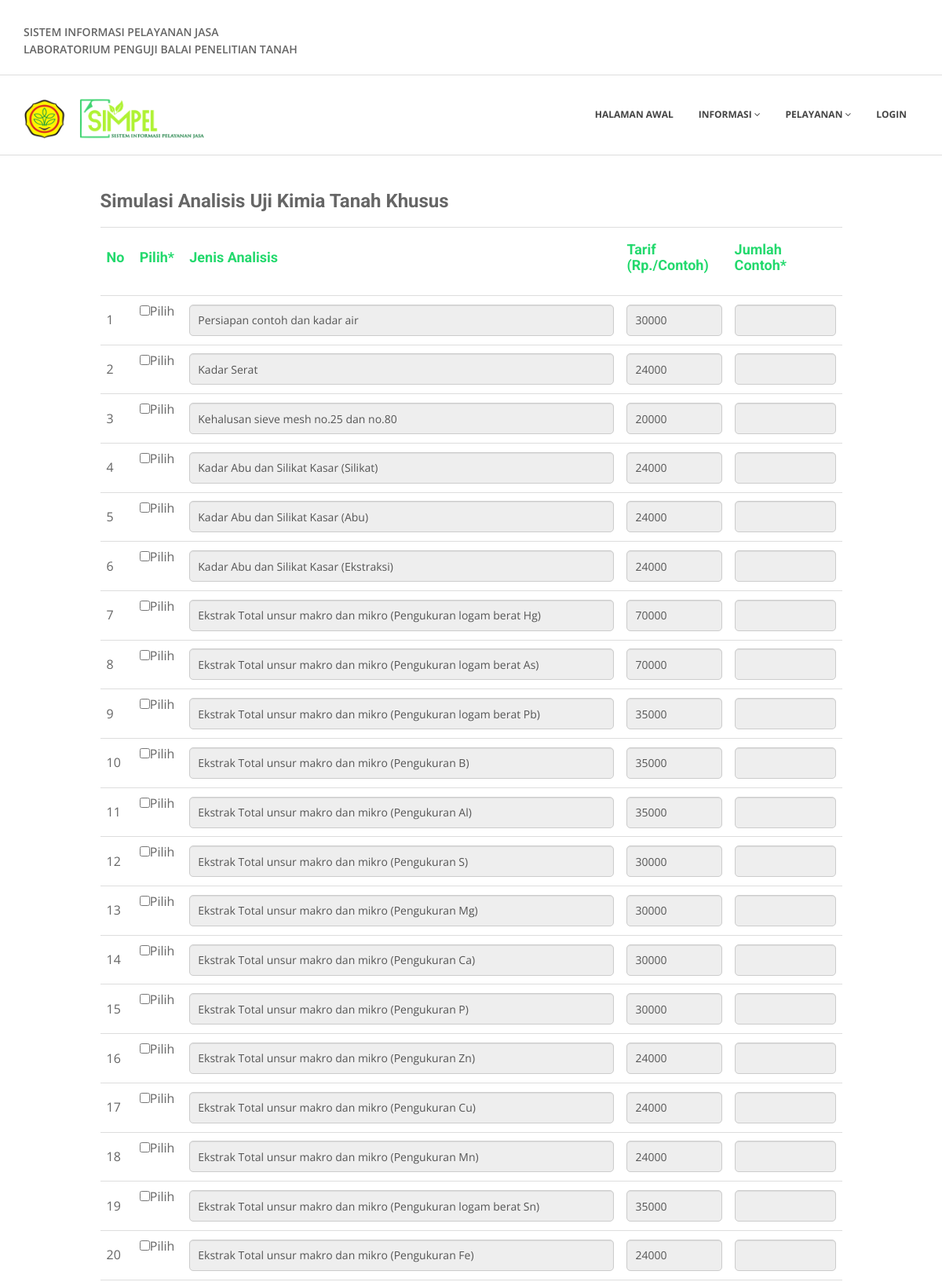
Page /user/index.php?view=simulasi-kimia-anorganik (upper part) on the committed database.
### tables this page shows
CREATE TABLE `pertanyaan` (
  `kode_pertanyaan` varchar(10) NOT NULL,
  `kode_analisis` varchar(10) NOT NULL,
  `isi_pertanyaan` text NOT NULL,
  `tarif` double NOT NULL,
  `kelompok` varchar(10) NOT NULL
);

### user/simulasi/simulasikimiaanorganik.php (the view, shortened to what this page needs)
<div class="container">
	<div class="row">
		<div class="col-xs-10 col-md-10 col-md-offset-1">
			<h3>Simulasi Analisis Uji Kimia Tanah Khusus</h3>
				<div class="row">
					<div class="col-lg-12">
						<checkbox name="pertanyaan" value="">
						<table class="table" width="1000px" cellpadding="2"  cellspacing="3" align="center">
							<tr>
								<td width="2%"><h4> <font color="#23d96d">  No </font></h4></td>
								<td width="2%"><h4> <font color="#23d96d">  Pilih* </font></h4></td>
								<td width="50%"><h4> <font color="#23d96d">  Jenis Analisis </font></h4></td>
								<td width="10%"><h4> <font color="#23d96d">  Tarif (Rp./Contoh) </font></h4></td>
								<td width="13%"><h4> <font color="#23d96d">  Jumlah Contoh* </font></h4></td>
							</tr>
							<?php
							include "koneksi.php";
							$banyaknya=1;
							$no=1;
							$select = mysqli_query($connect, "SELECT* FROM pertanyaan WHERE kode_analisis = 'KPa'");
							while($hasil = mysqli_fetch_array($select))
							{
							?>
							<tr>
								<td> <?php echo $no; $no++; ?></td>
								<td>
									<input type="checkbox" name="pertanyaan[]" value="<?php echo $hasil['kode_pertanyaan']; ?>" id="<?php echo "cekbox".$banyaknya; ?>" onclick="run(<?php echo $banyaknya; ?>);" />Pilih<br /><br />
								</td>
								<td>
									<input type="text" id="<?php echo "isi".$banyaknya; ?>" class="form-control input-lg" value="<?php echo $hasil['isi_pertanyaan']; ?>" readonly disabled>
								</td>
								<td>
									<input type="text" id="<?php echo "tarif".$banyaknya; ?>" class="form-control input-lg" value="<?php echo $hasil['tarif'];?>" readonly >
								</td>
								<td>
									<input type="number" name="banyaknya" id="<?php echo "index".$banyaknya; ?>"value="" disabled onchange="total(<?php echo $hasil['tarif'];?>, <?php echo "'"."index".$banyaknya."'"; ?>, <?php echo "'"."coba".$banyaknya."'"; ?>);" class="form-control input-lg">
								</td>
							</tr>
							<?php
							$banyaknya++;
							}
							?>
						</table>
					</div>
				</div>
			</div>
		</div>
	</div>

### user/css/style.css (style rules this page uses)
body { font-family:'Open Sans', Arial, sans-serif; font-size:14px; font-weight:300; line-height:1.6em; color:#656565; }
h1,h2, h3, h4, h5, h6 { font-family:'Roboto', sans-serif; font-weight:700; line-height:1.1em; color:#666; margin-bottom: 20px; }
.row,.row-fluid { margin-bottom:30px; }
.row .row,.row-fluid .row-fluid { margin-bottom:0px; }

### user/bodybg/bg1.css (style rules this page uses)
body { background: url(../img/bodybg/bg1.png) repeat left top; }

### rows in the picture
pertanyaan: isi_pertanyaan "Persiapan contoh dan kadar air", tarif "30000"
pertanyaan: isi_pertanyaan "Kadar Serat", tarif "24000"
pertanyaan: isi_pertanyaan "Kehalusan sieve mesh no.25 dan no.80", tarif "20000"
pertanyaan: isi_pertanyaan "Kadar Abu dan Silikat Kasar (Silikat)", tarif "24000"
pertanyaan: isi_pertanyaan "Kadar Abu dan Silikat Kasar (Abu)", tarif "24000"
pertanyaan: isi_pertanyaan "Kadar Abu dan Silikat Kasar (Ekstraksi)", tarif "24000"
pertanyaan: isi_pertanyaan "Ekstrak Total unsur makro dan mikro (Pengukuran logam berat Hg)", tarif "70000"
pertanyaan: isi_pertanyaan "Ekstrak Total unsur makro dan mikro (Pengukuran logam berat As)", tarif "70000"
pertanyaan: isi_pertanyaan "Ekstrak Total unsur makro dan mikro (Pengukuran logam berat Pb)", tarif "35000"
pertanyaan: isi_pertanyaan "Ekstrak Total unsur makro dan mikro (Pengukuran B)", tarif "35000"
pertanyaan: isi_pertanyaan "Ekstrak Total unsur makro dan mikro (Pengukuran Al)", tarif "35000"
pertanyaan: isi_pertanyaan "Ekstrak Total unsur makro dan mikro (Pengukuran S)", tarif "30000"
pertanyaan: isi_pertanyaan "Ekstrak Total unsur makro dan mikro (Pengukuran Mg)", tarif "30000"
pertanyaan: isi_pertanyaan "Ekstrak Total unsur makro dan mikro (Pengukuran Ca)", tarif "30000"
pertanyaan: isi_pertanyaan "Ekstrak Total unsur makro dan mikro (Pengukuran P)", tarif "30000"
pertanyaan: isi_pertanyaan "Ekstrak Total unsur makro dan mikro (Pengukuran Zn)", tarif "24000"
pertanyaan: isi_pertanyaan "Ekstrak Total unsur makro dan mikro (Pengukuran Cu)", tarif "24000"
pertanyaan: isi_pertanyaan "Ekstrak Total unsur makro dan mikro (Pengukuran Mn)", tarif "24000"
pertanyaan: isi_pertanyaan "Ekstrak Total unsur makro dan mikro (Pengukuran logam berat Sn)", tarif "35000"
pertanyaan: isi_pertanyaan "Ekstrak Total unsur makro dan mikro (Pengukuran Fe)", tarif "24000"
